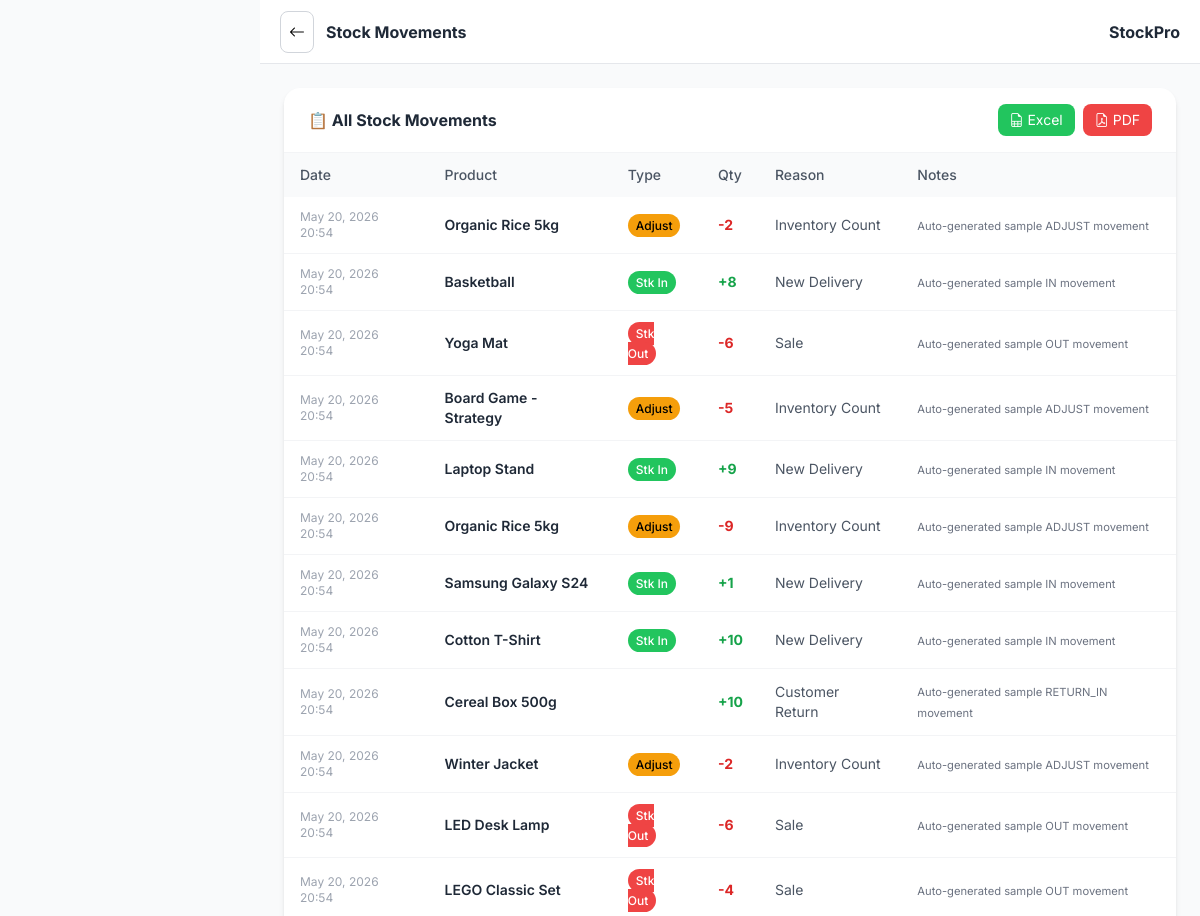
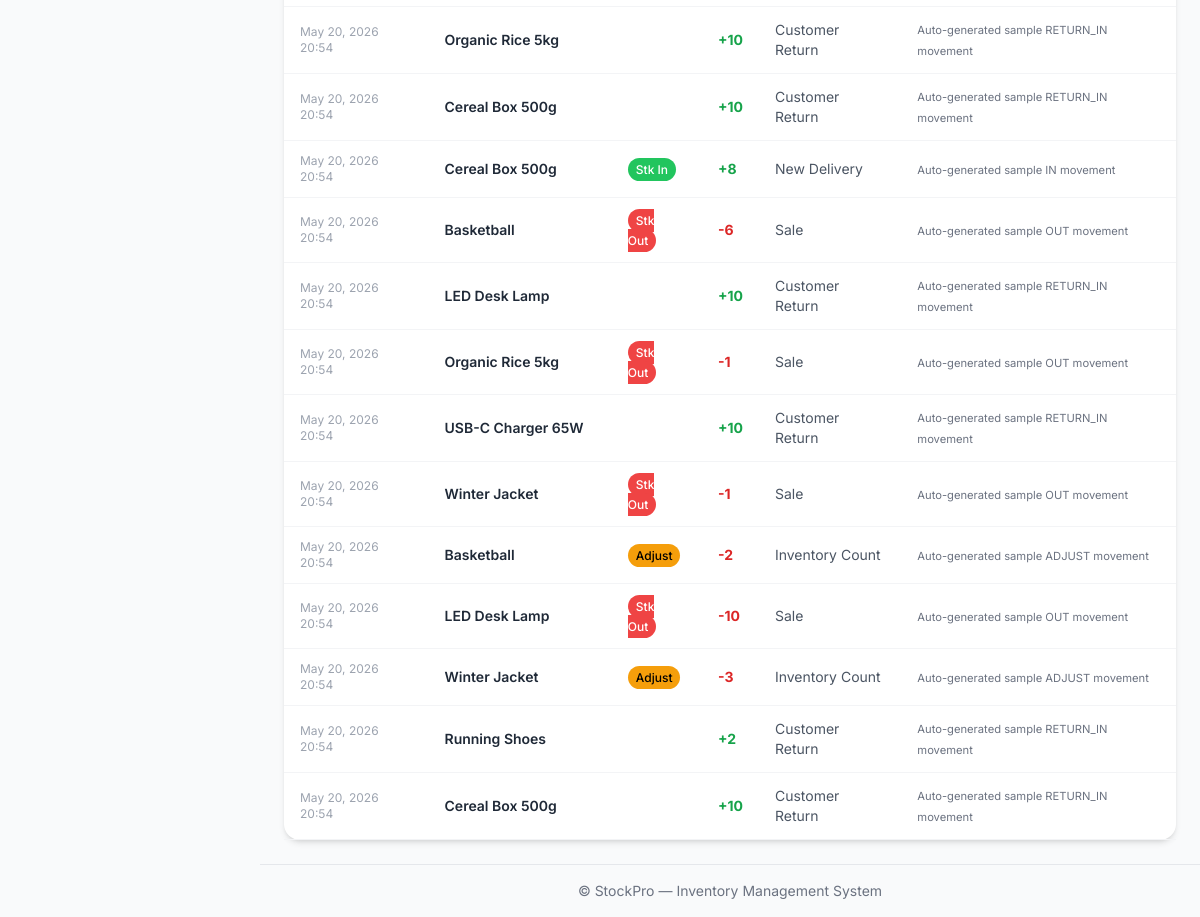
The page /dashboard/stock/movements/ (signed in) on the database its author committed (2 pictures, top to bottom).
### inventory/models.py (models this page shows, shortened)
class StockMovement(models.Model):
    MOVEMENT_TYPES = [
        ("IN", "Stock In"),
        ("OUT", "Stock Out"),
        ("ADJUST", "Adjustment"),
        ("RETURN_IN", "Return In"),
        ("RETURN_OUT", "Return Out"),
    ]
    REASON_CODES = [
        ("delivery", "New Delivery"),
        ("restock", "Restocking"),
        ("sale", "Sale"),
        ("damage", "Damage"),
        ("write_off", "Write-off"),
        ("return_customer", "Customer Return"),
        ("return_supplier", "Return to Supplier"),
        ("inventory_count", "Inventory Count"),
        ("other", "Other"),
    ]
    product = models.ForeignKey(Product, on_delete=models.CASCADE, related_name="movements")
    movement_type = models.CharField(max_length=15, choices=MOVEMENT_TYPES)
    quantity = models.IntegerField()
    reason = models.CharField(max_length=50, choices=REASON_CODES)
    notes = models.TextField(blank=True)
    date = models.DateTimeField(auto_now_add=True)
    recorded_by = models.CharField(max_length=100, blank=True)
    class Meta:
        ordering = ["-date"]
        indexes = [models.Index(fields=["product", "-date"])]

class Product(models.Model):
    STATUS_CHOICES = [
        ("active", "Active"),
        ("archived", "Archived"),
    ]
    UNIT_CHOICES = [
        ("piece", "Piece"),
        ("kg", "Kilogram"),
        ("g", "Gram"),
        ("l", "Liter"),
        ("ml", "Milliliter"),
        ("box", "Box"),
        ("pack", "Pack"),
        ("set", "Set"),
    ]
    name = models.CharField(max_length=200)
    category = models.ForeignKey(
        Category, on_delete=models.SET_NULL, null=True, blank=True, related_name="products"
    )
    supplier = models.ForeignKey(
        Supplier, on_delete=models.SET_NULL, null=True, blank=True, related_name="products"
    )
    description = models.TextField(blank=True)
    sku = models.CharField(max_length=50, unique=True, blank=True)
    barcode = models.CharField(max_length=50, unique=True, blank=True)
    price = models.DecimalField(max_digits=10, decimal_places=2, validators=[MinValueValidator(Decimal("0"))])
    cost_price = models.DecimalField(max_digits=10, decimal_places=2, default=Decimal("0"), validators=[MinValueValidator(Decimal("0"))])
    quantity = models.IntegerField(default=0, validators=[MinValueValidator(0)])
    unit = models.CharField(max_length=20, choices=UNIT_CHOICES, default="piece")
    low_stock_threshold = models.IntegerField(default=10)
    max_stock_threshold = models.IntegerField(default=1000)
    status = models.CharField(max_length=10, choices=STATUS_CHOICES, default="active")
    image = models.ImageField(upload_to="products/", blank=True, null=True)
    created_at = models.DateTimeField(auto_now_add=True)
    updated_at = models.DateTimeField(auto_now=True)
    class Meta:
        ordering = ["-updated_at"]
        indexes = [
            models.Index(fields=["status", "quantity"]),
            models.Index(fields=["sku"]),
        ]

### inventory/views.py (the view)
# urls.py: path("stock/movements/", views.movement_list, name="movement_list"),
@login_required
@manager_or_admin_required
def movement_list(request):
    q          = request.GET.get("q", "")
    mtype      = request.GET.get("type", "")
    product_id = request.GET.get("product", "")
    qs = StockMovement.objects.select_related("product").all()
    if q:
        qs = qs.filter(Q(product__name__icontains=q) | Q(reason__icontains=q))
    if mtype:
        qs = qs.filter(movement_type=mtype)
    if product_id:
        qs = qs.filter(product_id=product_id)
    from django.core.paginator import Paginator
    paginator = Paginator(qs, 25)
    page      = paginator.get_page(request.GET.get("page"))
    return render(request, "inventory/movement_list.html", {
        "movements": page, "products": Product.objects.filter(status="active"),
        "movement_types": StockMovement.MOVEMENT_TYPES,
        "q": q, "mtype": mtype,
    })

### inventory/templates/inventory/movement_list.html (shortened to what this page needs)
{% extends 'base.html' %}
{% block page_title %}Stock Movements{% endblock %}
{% block content %}
<div class="bg-white rounded-2xl shadow-md">
  <div class="px-6 py-4 border-b border-gray-100 flex justify-between items-center">
    <h6 class="font-bold text-gray-800">📋 All Stock Movements</h6>
    <div class="inline-flex gap-2">
      <a href="{% url 'export_excel' %}" class="px-3 py-1.5 text-sm bg-success-500 text-white rounded-lg hover:bg-success-600"><i class="bi bi-file-earmark-spreadsheet"></i> Excel</a>
      <a href="{% url 'export_pdf' %}" class="px-3 py-1.5 text-sm bg-danger-500 text-white rounded-lg hover:bg-danger-600"><i class="bi bi-file-earmark-pdf"></i> PDF</a>
    </div>
  </div>
  <div class="overflow-x-auto">
    <table class="w-full text-sm">
      <thead class="bg-gray-50">
        <tr class="text-gray-600">
          <th class="px-4 py-3 text-left font-medium">Date</th>
          <th class="px-4 py-3 text-left font-medium">Product</th>
          <th class="px-4 py-3 text-left font-medium">Type</th>
          <th class="px-4 py-3 text-left font-medium">Qty</th>
          <th class="px-4 py-3 text-left font-medium">Reason</th>
          <th class="px-4 py-3 text-left font-medium">Notes</th>
        </tr>
      </thead>
      <tbody>
        {% for m in movements %}
        <tr class="border-b border-gray-100 hover:bg-gray-50/60">
          <td class="px-4 py-3 text-gray-400 text-xs">{{ m.date|date:"M d, Y H:i" }}</td>
          <td class="px-4 py-3">
            <a href="{% url 'product_detail' m.product.pk %}" class="text-gray-800 font-semibold hover:text-primary-600">{{ m.product.name }}</a>
          </td>
          <td class="px-4 py-3">
            {% if m.movement_type == 'IN' %}
              <span class="px-2 py-1 text-xs rounded-full font-medium bg-success-500 text-white">Stk In</span>
            {% elif m.movement_type == 'OUT' %}
              <span class="px-2 py-1 text-xs rounded-full font-medium bg-danger-500 text-white">Stk Out</span>
            {% elif m.movement_type == 'ADJUST' %}
              <span class="px-2 py-1 text-xs rounded-full font-medium bg-warning-500 text-black">Adjust</span>
            {% elif m.movement_type == 'RETURN_IN' %}
              <span class="px-2 py-1 text-xs rounded-full font-medium bg-info-500 text-white">Rtn In</span>
            {% elif m.movement_type == 'RETURN_OUT' %}
              <span class="px-2 py-1 text-xs rounded-full font-medium bg-gray-400 text-white">Rtn Out</span>
            {% else %}
              <span class="px-2 py-1 text-xs rounded-full font-medium bg-gray-200 text-gray-800">{{ m.movement_type }}</span>
            {% endif %}
          </td>
          <td class="px-4 py-3 font-bold {% if m.movement_type in 'IN,RETURN_IN' %}text-success-600{% else %}text-danger-600{% endif %}">
            {% if m.movement_type in 'IN,RETURN_IN' %}+{% else %}-{% endif %}{{ m.quantity }}
          </td>
          <td class="px-4 py-3 text-gray-600">{{ m.get_reason_display }}</td>
          <td class="px-4 py-3"><small class="text-gray-500">{{ m.notes|default:'—' }}</small></td>
        </tr>
        {% empty %}
        <tr>
          <td colspan="6" class="px-4 py-8 text-center text-gray-500">No movements recorded yet.</td>
        </tr>
        {% endfor %}
      </tbody>
    </table>
  </div>
</div>
{% endblock %}

### rows shown on the page
StockMovement: date "May 20, 2026 20:54", product.name "Organic Rice 5kg", movement_type "Adjust", quantity "2", reason "Inventory Count", notes "Auto-generated sample ADJUST movement"
StockMovement: date "May 20, 2026 20:54", product.name "Basketball", movement_type "Stk In", quantity "8", reason "New Delivery", notes "Auto-generated sample IN movement"
StockMovement: date "May 20, 2026 20:54", product.name "Yoga Mat", movement_type "Stk Out", quantity "6", reason "Sale", notes "Auto-generated sample OUT movement"
StockMovement: date "May 20, 2026 20:54", product.name "Board Game - Strategy", movement_type "Adjust", quantity "5", reason "Inventory Count", notes "Auto-generated sample ADJUST movement"
StockMovement: date "May 20, 2026 20:54", product.name "Laptop Stand", movement_type "Stk In", quantity "9", reason "New Delivery", notes "Auto-generated sample IN movement"
StockMovement: date "May 20, 2026 20:54", product.name "Organic Rice 5kg", movement_type "Adjust", quantity "9", reason "Inventory Count", notes "Auto-generated sample ADJUST movement"
StockMovement: date "May 20, 2026 20:54", product.name "Samsung Galaxy S24", movement_type "Stk In", quantity "1", reason "New Delivery", notes "Auto-generated sample IN movement"
StockMovement: date "May 20, 2026 20:54", product.name "Cotton T-Shirt", movement_type "Stk In", quantity "10", reason "New Delivery", notes "Auto-generated sample IN movement"
StockMovement: date "May 20, 2026 20:54", product.name "Cereal Box 500g", quantity "10", reason "Customer Return", notes "Auto-generated sample RETURN_IN movement"
StockMovement: date "May 20, 2026 20:54", product.name "Winter Jacket", movement_type "Adjust", quantity "2", reason "Inventory Count", notes "Auto-generated sample ADJUST movement"
StockMovement: date "May 20, 2026 20:54", product.name "LED Desk Lamp", movement_type "Stk Out", quantity "6", reason "Sale", notes "Auto-generated sample OUT movement"
StockMovement: date "May 20, 2026 20:54", product.name "LEGO Classic Set", movement_type "Stk Out", quantity "4", reason "Sale", notes "Auto-generated sample OUT movement"
StockMovement: date "May 20, 2026 20:54", product.name "Organic Rice 5kg", quantity "10", reason "Customer Return", notes "Auto-generated sample RETURN_IN movement"
StockMovement: date "May 20, 2026 20:54", product.name "Cereal Box 500g", quantity "10", reason "Customer Return", notes "Auto-generated sample RETURN_IN movement"
StockMovement: date "May 20, 2026 20:54", product.name "Cereal Box 500g", movement_type "Stk In", quantity "8", reason "New Delivery", notes "Auto-generated sample IN movement"
StockMovement: date "May 20, 2026 20:54", product.name "Basketball", movement_type "Stk Out", quantity "6", reason "Sale", notes "Auto-generated sample OUT movement"
StockMovement: date "May 20, 2026 20:54", product.name "LED Desk Lamp", quantity "10", reason "Customer Return", notes "Auto-generated sample RETURN_IN movement"
StockMovement: date "May 20, 2026 20:54", product.name "Organic Rice 5kg", movement_type "Stk Out", quantity "1", reason "Sale", notes "Auto-generated sample OUT movement"
StockMovement: date "May 20, 2026 20:54", product.name "USB-C Charger 65W", quantity "10", reason "Customer Return", notes "Auto-generated sample RETURN_IN movement"
StockMovement: date "May 20, 2026 20:54", product.name "Winter Jacket", movement_type "Stk Out", quantity "1", reason "Sale", notes "Auto-generated sample OUT movement"
StockMovement: date "May 20, 2026 20:54", product.name "Basketball", movement_type "Adjust", quantity "2", reason "Inventory Count", notes "Auto-generated sample ADJUST movement"
StockMovement: date "May 20, 2026 20:54", product.name "LED Desk Lamp", movement_type "Stk Out", quantity "10", reason "Sale", notes "Auto-generated sample OUT movement"
StockMovement: date "May 20, 2026 20:54", product.name "Winter Jacket", movement_type "Adjust", quantity "3", reason "Inventory Count", notes "Auto-generated sample ADJUST movement"
StockMovement: date "May 20, 2026 20:54", product.name "Running Shoes", quantity "2", reason "Customer Return", notes "Auto-generated sample RETURN_IN movement"
StockMovement: date "May 20, 2026 20:54", product.name "Cereal Box 500g", quantity "10", reason "Customer Return", notes "Auto-generated sample RETURN_IN movement"
